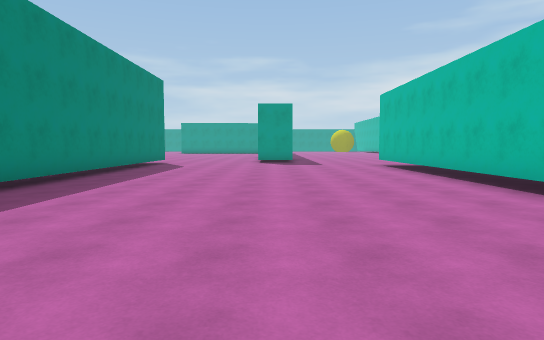
view 1 (above)

16 first-person views from a walk through a 3-D level made in the Unity game engine. The camera is 1.4 m above the floor, tilts 4° down and sees 75° across. The floor is counted in squares, 2 m on a side. Each view is taken from the middle of a square. On the plan, view 1 faces up. The plan holds only what a view shows up to about 11 squares ahead; the rest is blank. The place goes on beyond the plan. The player character is not drawn.

view 2
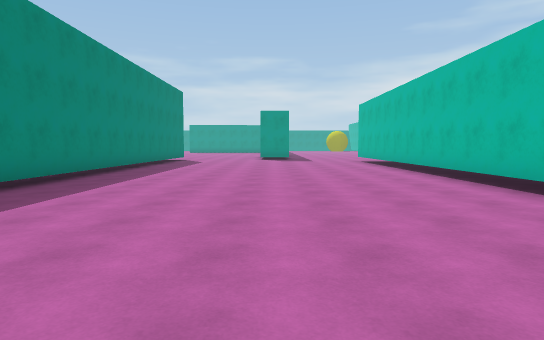

view 3
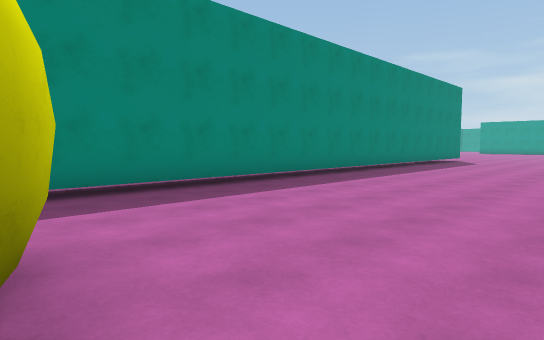

view 4
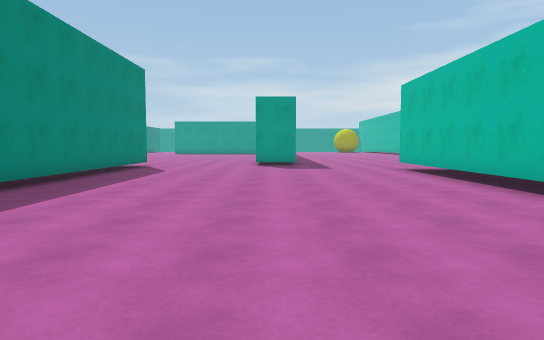

view 5
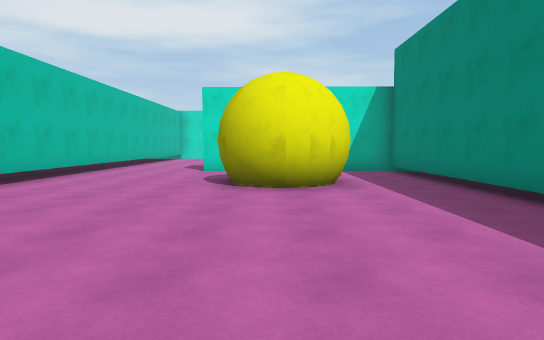

view 6
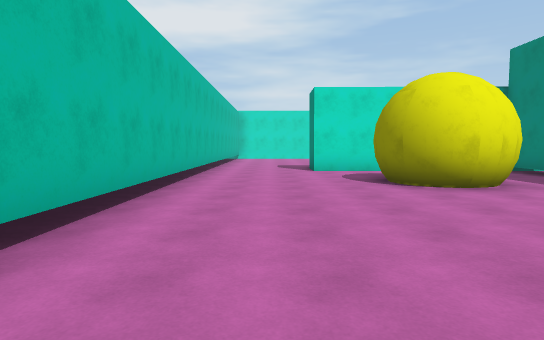

view 7
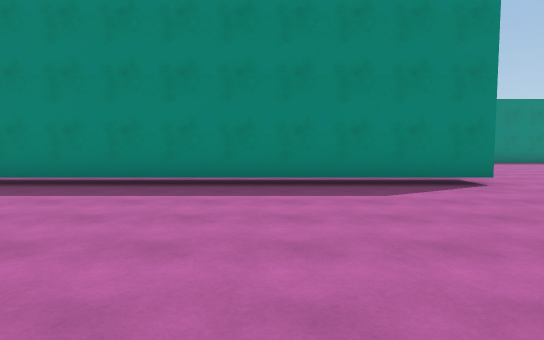

view 8
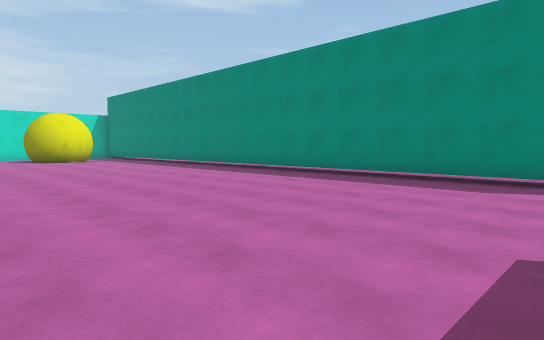

view 9
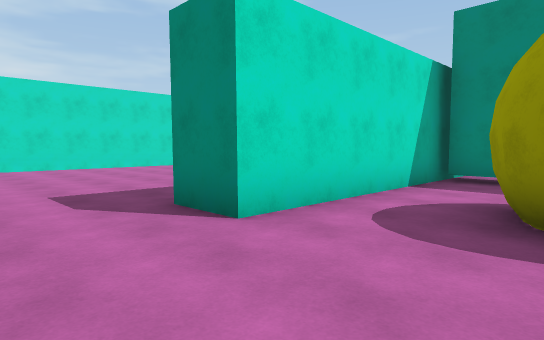

view 10
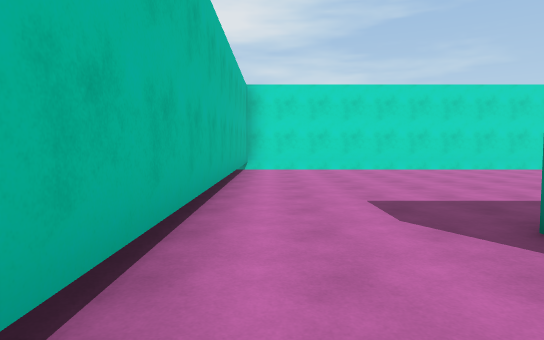

view 11
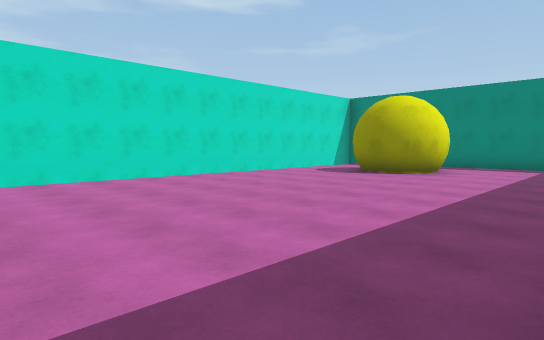

view 12
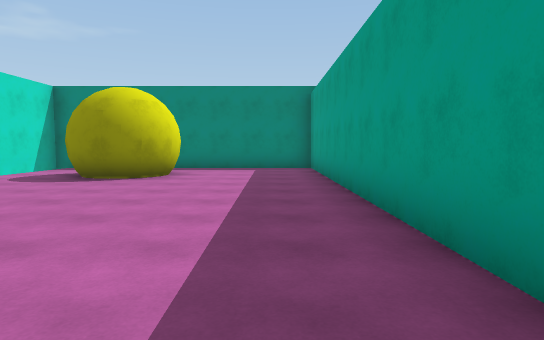

view 13
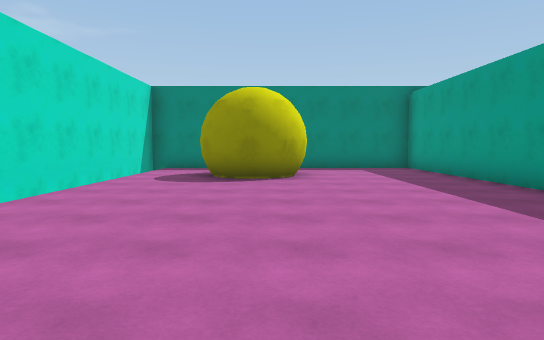

view 14
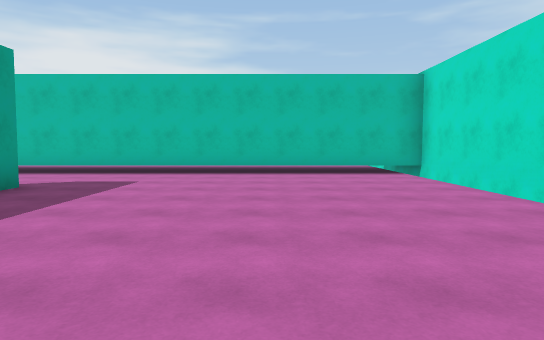

view 15
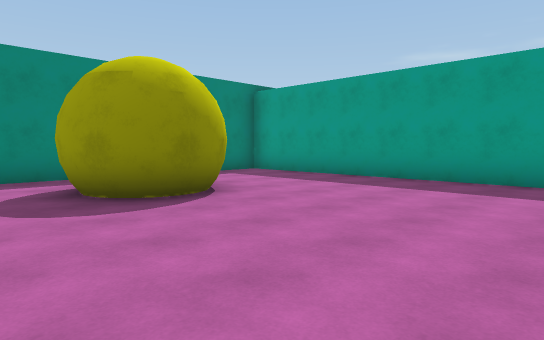

view 16
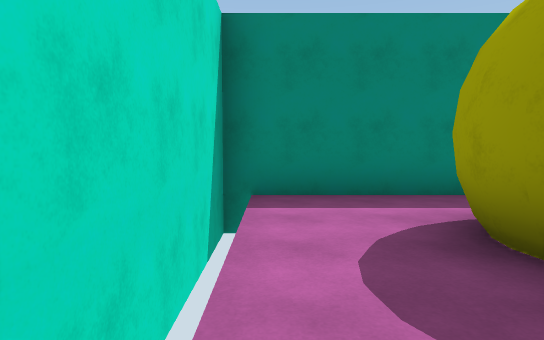

### Floor plan
Ten units are one square. View 1 is at (0, 0); x grows to the right and y downward. Boxes are objects, and circles mark ways between rooms. Rooms are numbered by the first view taken in them; rooms with no view inside come last. Other rooms are left out.
<svg viewBox="-125 -140 178 303">
<path fill="none" stroke="#000" d="M-18 26 -10 25 -4 28M-3 30 0 35M-21 28 -14 25M-22 30 -17 25 -6 26 -1 32M-1 34 0 37M37 26 37 -124M-42 -135 -42 25M-25 78 -120 78 -120 115M-49 66 9 66 9 78 4 78M-81 123 -82 130 -86 134M-85 115 -82 122 -81 124M-81 126 -84 132M-88 113 -84 116M-94 112 -89 113 -86 114M-24 34 -22 30M0 37 -1 43 -4 47 -9 49M-42 25 -42 65M-85 157 48 157M37 158 37 26M-84 130 -88 133M-87 135 -94 136 -98 136M-86 134 -89 135M-120 115 -120 157 -85 157M-93 135 -98 134"/>
<circle cx="-35" cy="35" r="3" fill="#2a7"/>
<circle cx="20" cy="33" r="3" fill="#2a7"/>
<circle cx="-110" cy="125" r="3" fill="#2a7"/>
<circle cx="-95" cy="145" r="3" fill="#2a7"/>
<text x="0" y="-50">1</text>
<text x="-30" y="100">2</text>
<text x="-100" y="140">3</text>
</svg>
Room 1 opens to room 2. Room 2 opens to room 3.

Where each view was taken, in squares from view 1:
view 1: 0 up, 0 right, facing up
view 2: 3 down, 0 right, facing up
view 3: 3 down, 1 right, facing up-left
view 4: 2 up, 0 right, facing up
view 5: 3 up, 1 left, facing down
view 6: 3 up, 2 right, facing down
view 7: 10 up, 2 right, facing left
view 8: 13 up, 3 right, facing down-left
view 9: 4 down, 3 right, facing down-left
view 10: 5 down, 3 right, facing down
view 11: 8 down, 0 right, facing down-left
view 12: 9 down, 1 left, facing left
view 13: 12 down, 1 left, facing left
view 14: 12 down, 5 left, facing right
view 15: 15 down, 4 left, facing up-left
view 16: 15 down, 7 left, facing left
